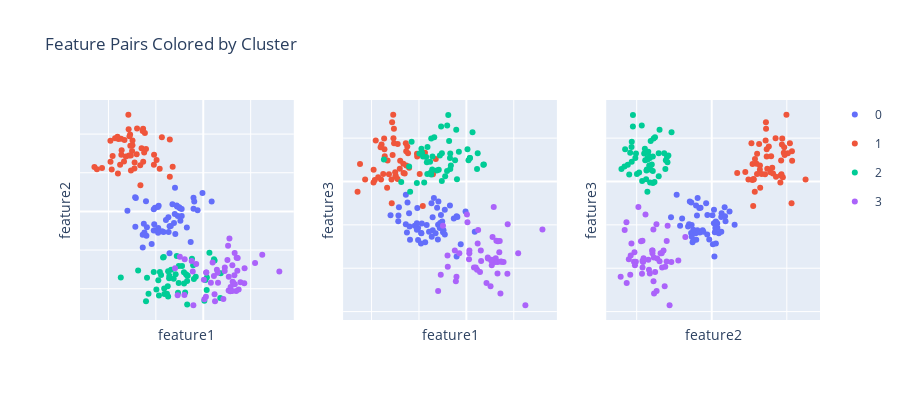

This figure's notebook cell:
### Markdown cell above
## Dimensional Visualizations

Inspect your data and consider outlier removal and standardization/normalization.

### Code cell
fig = make_subplots(rows=1, cols=3)

clusters = list(df["cluster"].unique())
clusters.sort()
colors = px.colors.qualitative.Plotly

# Subplot 1: 2 + 1
for i, c in enumerate(clusters):
    subset = df[df['cluster'] == c]
    fig.add_trace(go.Scatter(
        x=subset["feature1"], 
        y=subset["feature2"], 
        mode='markers',
        name=c,
        legendgroup=c,
        marker=dict(color=colors[i]),
    ), row=1, col=1)
    
    
fig.update_xaxes(title_text="feature1", row=1, col=1, title_standoff=10, showticklabels=False)
fig.update_yaxes(title_text="feature2", row=1, col=1, title_standoff=5, showticklabels=False)

# Subplot 2: 3 + 1
for i, c in enumerate(clusters):
    subset = df[df['cluster'] == c]
    fig.add_trace(go.Scatter(
        x=subset["feature1"], 
        y=subset["feature3"], 
        mode='markers',
        name=c,
        legendgroup=c,
        showlegend=False,
        marker=dict(color=colors[i]),
    ), row=1, col=2)
    
fig.update_xaxes(title_text="feature1", row=1, col=2, title_standoff=10, showticklabels=False)
fig.update_yaxes(title_text="feature3", row=1, col=2, title_standoff=5, showticklabels=False)
    
# Subplot 3: 3 + 2
for i, c in enumerate(clusters):
    subset = df[df['cluster'] == c]
    fig.add_trace(go.Scatter(
        x=subset["feature2"], 
        y=subset["feature3"],  
        mode='markers',
        name=c,
        legendgroup=c,
        showlegend=False,
        marker=dict(color=colors[i]),
    ), row=1, col=3)

fig.update_xaxes(title_text="feature2", row=1, col=3, title_standoff=10, showticklabels=False)
fig.update_yaxes(title_text="feature3", row=1, col=3, title_standoff=5, showticklabels=False)

fig.update_layout(height=400, width=900, title_text="Feature Pairs Colored by Cluster")

fig.show()
